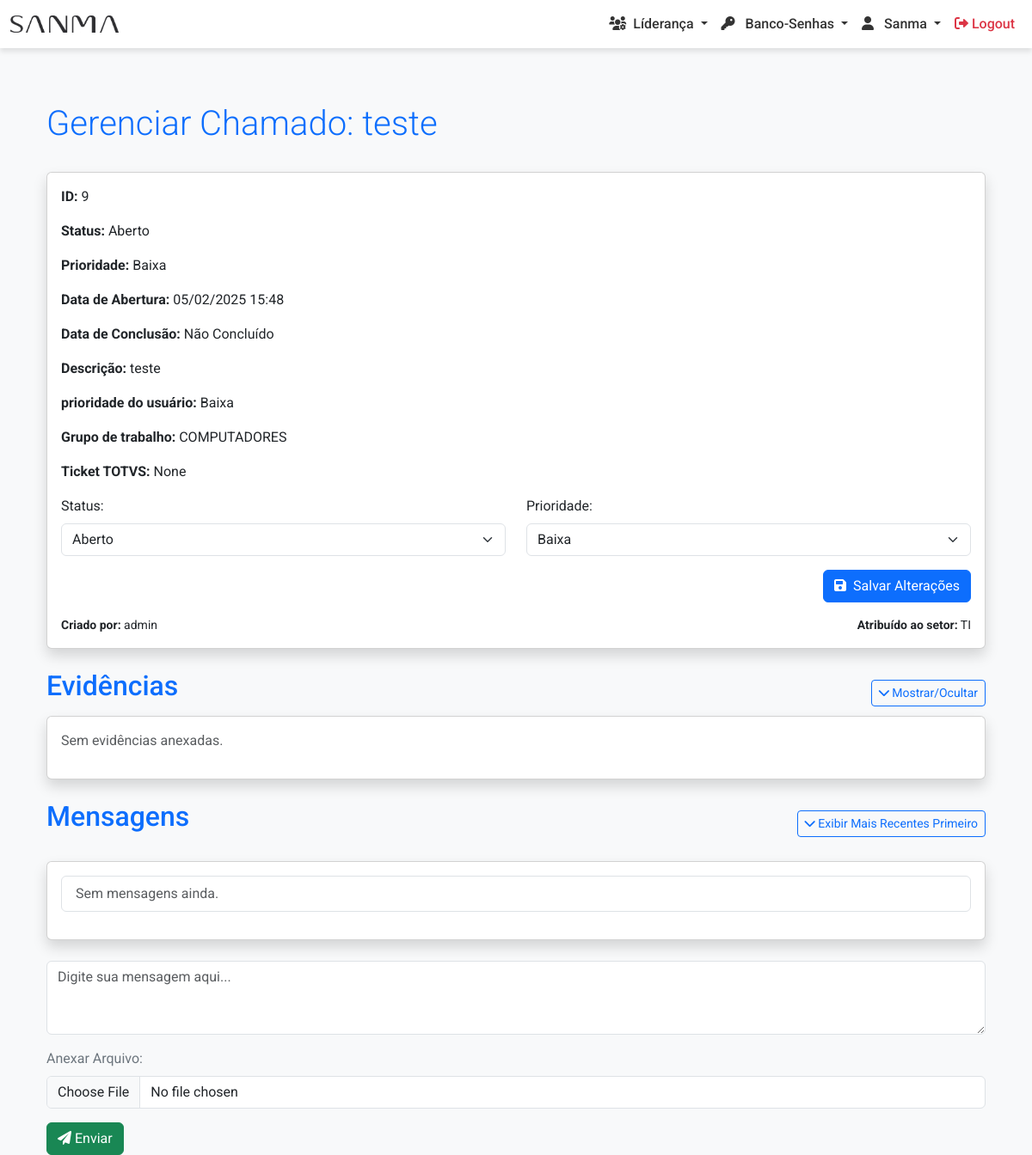
Page /ordem-servico/admvisualizar/9/ (signed in) on the committed database.
### ordem_servico/models.py (models this page shows, shortened)
class Chamado(models.Model):
    STATUS_CHOICES = [
        ('Aberto', 'Aberto'),
        ('Em andamento', 'Em andamento'),
        ('Encaminhado a TOTVS', 'Encaminhado a TOTVS'),
        ('Concluído', 'Concluído'),
        ('Aguardando aprovação', 'Aguardando aprovação'),
        ('Em análise', 'Em análise'),
        ('Em desenvolvimento', 'Em desenvolvimento'),
        ('Manutenção', 'Manutenção'),
    ]
    PRIORIDADE_CHOICES = [
        ('Baixa', 'Baixa'),
        ('Média', 'Média'),
        ('Alta', 'Alta'),
        ('Urgente', 'Urgente'),
    ]
    assunto = models.CharField(max_length=255)
    descricao = models.TextField()
    grupo_responsavel = models.ForeignKey(Group, on_delete=models.CASCADE)
    grupo_trabalho = models.ForeignKey(GrupoTrabalho, null=True, on_delete=models.CASCADE)
    evidencia = models.FileField(upload_to='evidencias/', null=True, blank=True)
    grupos_liberados = models.ManyToManyField(Group, related_name='chamados_liberados', blank=True)
    data_abertura = models.DateTimeField(auto_now_add=True)
    data_conclusao = models.DateTimeField(null=True, blank=True)
    status = models.CharField(max_length=20, choices=STATUS_CHOICES)
    prioridade = models.CharField(max_length=10, choices=PRIORIDADE_CHOICES)
    prioridade_cliente = models.CharField(max_length=10, null=True, blank=True)
    criado_por = models.ForeignKey(User, on_delete=models.SET_NULL, null=True)
    numero_ticket = models.CharField(max_length=100, null=True, blank=True)

class GrupoTrabalho(models.Model):
    nome_grupo = models.CharField(max_length=255)  # Ajustei o tamanho do max_length para um valor mais razoável.
    def __str__(self):
        return self.nome_grupo

### ordem_servico/views/adm_chamado.py (the view)
# urls.py: path('admvisualizar/<int:id>/', adm_visualizar_chamado, name='adm_visualizar_chamado'),
@login_required
@user_passes_test(has_permission, login_url='403')  # Redireciona para 403 se não for staff
def adm_visualizar_chamado(request, id):
    chamado = get_object_or_404(Chamado, id=id)
    mensagens = chamado.mensagens.all()
    if request.method == 'POST':
        form = MensagemForm(request.POST, request.FILES)
        if form.is_valid():
            mensagem = form.save(commit=False)
            mensagem.chamado = chamado
            mensagem.usuario = request.user
            mensagem.save()
            return redirect('visualizar_chamado', id=chamado.id)
    else:
        form = MensagemForm()
    return render(request, 'adm_ordem_servico/visualizar.html', {
        'chamado': chamado,
        'mensagens': mensagens,
        'form': form,
    })

### ordem_servico/forms.py
class MensagemForm(forms.ModelForm):
    class Meta:
        model = Mensagem
        fields = ['texto', 'arquivo']

### core/views.py (called while the page is built)
def has_permission(user):
    return user.is_authenticated and (user.is_staff or user.groups.filter(name__in=['ADMIN', 'LIDERANÇA']).exists())

### templates/adm_ordem_servico/visualizar.html (shortened to what this page needs)
{% extends 'core/base.html' %}
{% load custom_filters %}
{% load static %}
{% block extra_css %}
<link rel="stylesheet" href="{% static 'css/adm_ordem_servico/listar_chamados.css' %}">
{% endblock %}
{% block content %}
<div class="container mt-5">
<div class="d-flex justify-content-between align-items-center mb-4">
    <h1 class="display-6 text-primary">Gerenciar Chamado: {{ chamado.assunto }}</h1>
</div>
<div class="card mb-4 shadow">
    <div class="card-body">
        <p><strong>ID:</strong> {{ chamado.id }}</p>
        <p><strong>Status:</strong> {{ chamado.status }}</p>
        <p><strong>Prioridade:</strong> {{ chamado.prioridade }}</p>
        <p><strong>Data de Abertura:</strong> {{ chamado.data_abertura|date:"d/m/Y H:i" }}</p>
        <p><strong>Data de Conclusão:</strong>
            {% if chamado.data_conclusao %}
                {{ chamado.data_conclusao|date:"d/m/Y H:i" }}
            {% else %}
                Não Concluído
            {% endif %}
        </p>
        <p><strong>Descrição:</strong> {{ chamado.descricao }}</p>
        <p><strong>prioridade do usuário:</strong> {{ chamado.prioridade_cliente }}</p>
          <p><strong>Grupo de trabalho:</strong> {{ chamado.grupo_trabalho }}</p>
        <p><strong>Ticket TOTVS:</strong> {{ chamado.numero_ticket }}</p>
        <form id="atualizar-status-form" action="{% url 'atualizar_status' chamado.id %}" method="post" novalidate>
            <div class="row mb-3">
                <div class="col-md-6">
                    <label for="status" class="form-label">Status:</label>
                    <select name="status" id="status" class="form-select" required>
                        {% for valor, display in chamado.STATUS_CHOICES %}
                            <option value="{{ valor }}" {% if valor == chamado.status %}selected{% endif %}>
                                {{ display }}
                            </option>
                        {% endfor %}
                    </select>
                </div>
                <div class="col-md-6">
                    <label for="prioridade" class="form-label">Prioridade:</label>
                    <select name="prioridade" id="prioridade" class="form-select" required>
                        {% for valor, display in chamado.PRIORIDADE_CHOICES %}
                            <option value="{{ valor }}" {% if valor == chamado.prioridade %}selected{% endif %}>
                                {{ display }}
                            </option>
                        {% endfor %}
                    </select>
                </div>
            </div>
            <div class="d-flex justify-content-end">
                <button type="submit" class="btn btn-primary">
                    <i class="fas fa-save me-2"></i>Salvar Alterações
                </button>
            </div>
        </form>
        <div class="d-flex justify-content-between mt-3">
            <small>
                <strong>Criado por:</strong>
                {% if chamado.criado_por %}
                    {{ chamado.criado_por.username }}
                {% else %}
                    Não Informado
                {% endif %}
            </small>
            <small>
                <strong>Atribuído ao setor:</strong>
                {% if chamado.grupo_responsavel %}
                    {{ chamado.grupo_responsavel.name }}
                {% else %}
                    Não Atribuído
                {% endif %}
            </small>
        </div>
            </div>
        </div>
            <div class="d-flex justify-content-between align-items-center">
                <h2 class="mb-3 text-primary">Evidências</h2>
                <button class="btn btn-outline-primary btn-sm" id="toggle-evidencias-btn">
                    <i class="fas fa-chevron-down"></i> Mostrar/Ocultar
                </button>
            </div>
            <div class="card mb-4 shadow" id="evidencias-container">
                <div class="card-body">
                    <div class="miniaturas-evidencias">
                        {% for evidencia in chamado.evidencias.all %}
                        <div class="miniatura">
                            {% if evidencia.arquivo.name|file_extension:"jpg,png,jpeg" %}
                            <a href="{{ evidencia.arquivo.url }}" download>
                                <img src="{{ evidencia.arquivo.url }}" alt="Evidência" class="img-thumbnail">
                            </a>
                            {% elif evidencia.arquivo.name|file_extension:"pdf" %}
                            <a href="{{ evidencia.arquivo.url }}" download class="btn btn-sm btn-outline-primary">
                                Baixar PDF
                            </a>
                            {% endif %}
                        </div>
                        {% empty %}
                        <p class="text-muted">Sem evidências anexadas.</p>
                        {% endfor %}
                    </div>
                </div>
            </div>
            <div class="d-flex justify-content-between align-items-center mb-3">
                <h2 class="mb-3 text-primary">Mensagens</h2>
                <button class="btn btn-outline-primary btn-sm" id="toggle-order-btn">
                    <i class="fas fa-chevron-down"></i> Exibir Mais Recentes Primeiro
                </button>
            </div>
            <div class="card mb-4 shadow">
                <div class="card-body">
                    <ul class="list-group mb-3" id="mensagens-list">
                        {% for mensagem in mensagens %}
                        <li class="list-group-item mensagem-item">
                            <div class="d-flex justify-content-between align-items-center">
                                <strong style="color: {{ mensagem.usuario|cor_usuario }}">
                                    {{ mensagem.usuario.first_name }} {{ mensagem.usuario.last_name }}
                                </strong>
                                <small class="text-muted">{{ mensagem.data_envio|date:"d/m/Y H:i" }}</small>
                            </div>
                            <p class="mb-2 text-dark">{{ mensagem.texto }}</p>
                            {% if mensagem.arquivo %}
                            <div class="miniaturas-evidencias mt-2">
                                {% if mensagem.arquivo.name|file_extension:"jpg,png,jpeg" %}
                                <a href="{{ mensagem.arquivo.url }}" download>
                                    <img src="{{ mensagem.arquivo.url }}" alt="Evidência" class="img-thumbnail" style="max-width: 150px; max-height: 150px;">
                                </a>
                                {% elif mensagem.arquivo.name|file_extension:"pdf" %}
                                <a href="{{ mensagem.arquivo.url }}" download class="btn btn-sm btn-outline-primary">
                                    <i class="fas fa-file-pdf"></i> Baixar PDF
                                </a>
                                {% else %}
                                <a href="{{ mensagem.arquivo.url }}" download class="btn btn-sm btn-outline-secondary">
                                    Baixar Arquivo
                                </a>
                                {% endif %}
                            </div>
                            {% endif %}
                        </li>
                        {% empty %}
                        <li class="list-group-item text-muted">Sem mensagens ainda.</li>
                        {% endfor %}
                    </ul>
                </div>
            </div>
            {% if chamado.status != 'Concluído' %}
            <form method="POST" enctype="multipart/form-data" action="{% url 'adm_enviar_mensagem' chamado.id %}">
                <div class="mb-3">
                    <textarea name="mensagem" class="form-control" placeholder="Digite sua mensagem aqui..." rows="3" required></textarea>
                </div>
                <div class="mb-3">
                    <label class="form-label text-secondary">Anexar Arquivo:</label>
                    <input type="file" name="arquivo" class="form-control" accept="image/*,application/pdf,.doc,.docx,.xls,.xlsx">
                </div>
                <button type="submit" class="btn btn-success"><i class="fas fa-paper-plane"></i> Enviar</button>
            </form>
            {% endif %}
        </div>
    </div>
{% endblock %}

### static/css/base.css (style rules this page uses)
body { font-family: 'Roboto', sans-serif; background-color: #f8f9fa; padding-top: 72px; }
.container { margin-top: 20px; }

### rows in the picture
Chamado: assunto "teste", id "9", status "Aberto", prioridade "Baixa", data_abertura "05/02/2025 15:48", descricao "teste", prioridade_cliente "Baixa", grupo_trabalho "COMPUTADORES", numero_ticket "None", criado_por.username "admin", grupo_responsavel.name "TI"
